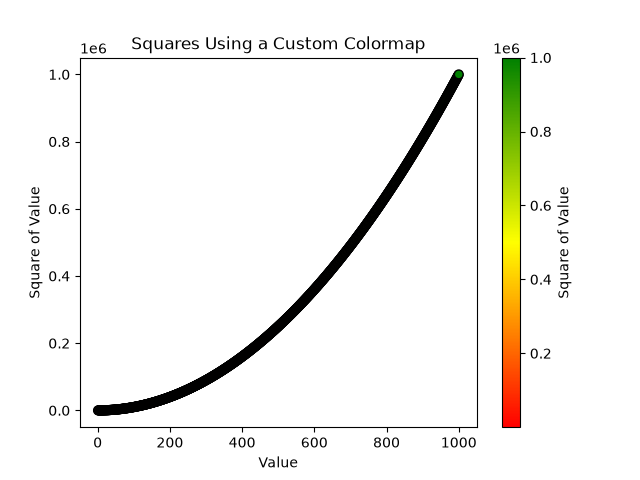

Write the Python code that produced this figure.
import matplotlib.pyplot as plt
from matplotlib.colors import LinearSegmentedColormap

# Create a custom colormap.
my_colors = ['red', 'yellow', 'green']

my_cmap = LinearSegmentedColormap.from_list(
    'my_custom_cmap',
    my_colors
)

x_values = list(range(1, 1001))
y_values = [x**2 for x in x_values]

plt.scatter(
    x_values,
    y_values,
    c=y_values,
    cmap=my_cmap,
    edgecolor='black',
    s=40
)

plt.colorbar(label='Square of Value')

plt.title("Squares Using a Custom Colormap")
plt.xlabel("Value")
plt.ylabel("Square of Value")

plt.savefig("test3.png")
print("Test plot saved successfully!")
